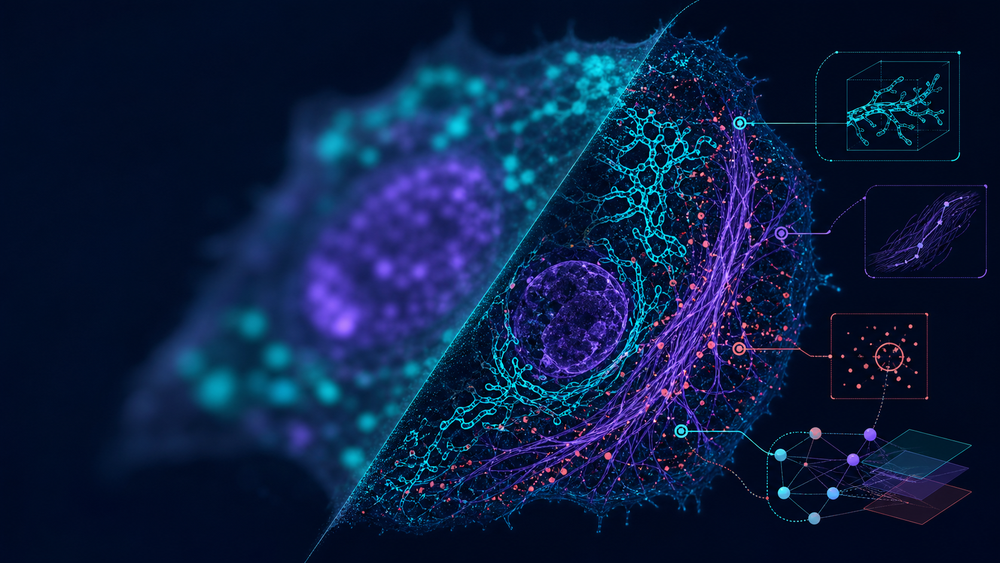
#> input picture MorphAgent_UI/MorphAgent/morphagent_ui/resources/morphagent_hero.png, 1000 x 563 px, shrunk from 1672 x 941 before the run
$ python -i extract.py   (imports and definitions only)
#> lines starting #> are read from the running program, lines starting #| are printed output that depends on the picture; after the words box and inside, x2 and y2 are one past the last pixel; in counts of white or black regions, pixels touching at a corner belong together
def extract(img, *segmentation_masks):
    # IMPORT ALL REQUIRED PACKAGES AT THE BEGINNING OF THE FUNCTION
    import numpy as np
    from scipy import ndimage
    from skimage.filters import threshold_otsu
    from skimage.measure import label, regionprops
    from skimage.morphology import binary_erosion, disk

    # Convert to appropriate array type
    arr = np.asarray(img, dtype=np.float32)

    # Handle dimensionality according to dataset format
    # Dataset: (512, 512, 3), Channel 0 = Actin, Channel 1 = Tubulin, Channel 2 = DAPI
    # We need Channel 0 (Actin) for this feature
    if arr.ndim == 3 and arr.shape[2] == 3:
        actin_img = arr[..., 0]
    elif arr.ndim == 2:
        # Fallback if single channel passed (unlikely based on desc, but safe)
        actin_img = arr
    else:
        return 0.0

    # Intensity normalization
    # Normalize to 0-1 range for consistent thresholding if needed, though ratios are scale-invariant
    vmax = np.percentile(actin_img, 99.5) if actin_img.size > 0 else 1.0
    if vmax > 0:
        actin_img = actin_img / vmax
    actin_img = np.clip(actin_img, 0.0, 1.0)

    # Handle segmentation masks
    # We need a labeled cell mask.
    labeled_mask = None

    # Check if valid segmentation masks are provided
    if len(segmentation_masks) > 0 and segmentation_masks[0] is not None:
        mask_candidate = segmentation_masks[0]
        # Ensure mask matches image spatial dimensions
        if mask_candidate.shape[:2] == actin_img.shape[:2]:
            # If mask is not integer labeled (e.g. binary), label it
            if mask_candidate.max() <= 1 and mask_candidate.dtype != bool:
                 # It might be a binary mask 0/1 or 0/255
                 labeled_mask = label(mask_candidate > 0)
            else:
                 # Assume it's already labeled
                 labeled_mask = mask_candidate.astype(int)

    # Fallback: Generate segmentation from Actin channel if no mask provided
    if labeled_mask is None:
        try:
            # Simple background separation
            thresh = threshold_otsu(actin_img)
            binary_mask = actin_img > thresh
            # Clean up noise
            binary_mask = ndimage.binary_opening(binary_mask, structure=np.ones((3,3)))
            binary_mask = ndimage.binary_fill_holes(binary_mask)
            labeled_mask = label(binary_mask)
        except Exception:
            # If thresholding fails (e.g. empty image), return 0
            return 0.0

    # Feature Calculation: Actin Cortical Ratio
    # Ratio = Mean Intensity of Cortex / Mean Intensity of Center

    # Parameters
    erosion_radius = 4  # Pixels to erode to define "center" vs "cortex"
    min_area = 50       # Minimum area to consider a valid cell
    epsilon = 1e-6      # Avoid division by zero

    ratios = []

    # Get properties for all regions
    regions = regionprops(labeled_mask, intensity_image=actin_img)

    for props in regions:
        if props.area < min_area:
            continue

        # Extract the crop for the current cell to speed up processing
        # props.image is the binary mask of the cell in the bounding box
        # props.intensity_image is the intensity image in the bounding box
        cell_mask_crop = props.image
        cell_intensity_crop = props.intensity_image

        # Define Center: Erode the cell mask
        # We use a disk structuring element for isotropic erosion
        selem = disk(erosion_radius)

        # If the cell is smaller than the structuring element, erosion might make it empty
        # We check dimensions to avoid errors in binary_erosion if image is smaller than selem
        if cell_mask_crop.shape[0] <= selem.shape[0] or cell_mask_crop.shape[1] <= selem.shape[1]:
            # Cell is too small/thin to have a distinct center -> treat as all cortex or skip
            # Biologically, very thin cells are mostly cortex-like structures
            continue

        center_mask = binary_erosion(cell_mask_crop, footprint=selem)

        # Define Cortex: Cell Mask - Center Mask
        cortex_mask = np.logical_and(cell_mask_crop, ~center_mask)

        # Check if we have valid pixels for both regions
        if np.sum(center_mask) == 0 or np.sum(cortex_mask) == 0:
            continue

        # Calculate Mean Intensities
        mean_center = np.mean(cell_intensity_crop[center_mask])
        mean_cortex = np.mean(cell_intensity_crop[cortex_mask])

        # Compute Ratio
        ratio = mean_cortex / (mean_center + epsilon)
        ratios.append(ratio)

    # Aggregate results
    if not ratios:
        return 0.0

    result = np.mean(ratios)

    return float(result)

>>> import cv2
>>> picture = cv2.imread('../../../../../../MorphAgent_UI/MorphAgent/morphagent_ui/resources/morphagent_hero.png', cv2.IMREAD_GRAYSCALE)
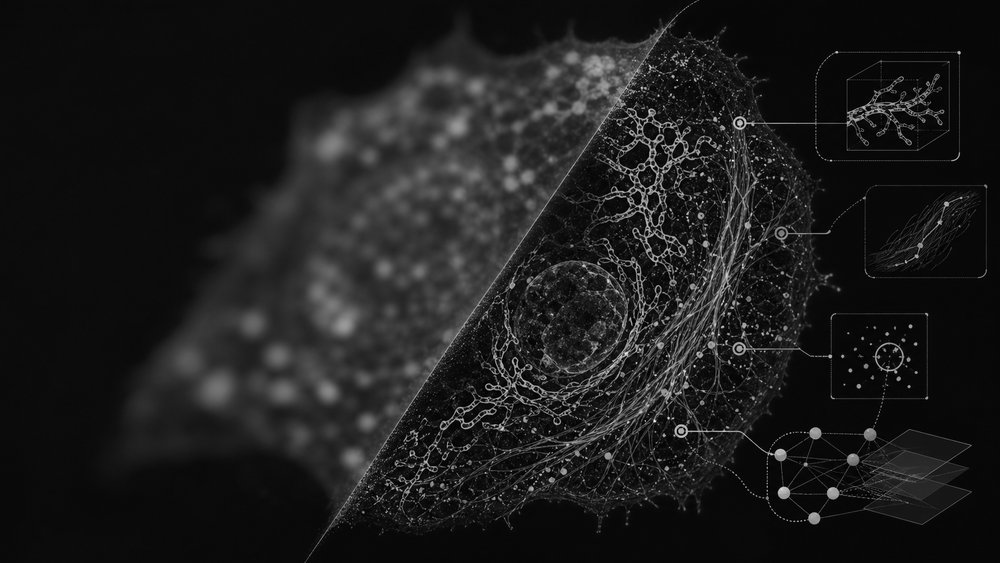
#> picture: shape (563, 1000); min 0, max 253, mean 28.4
>>> result = extract(picture)
#> in extract, `vmax = np.percentile(actin_img, 99.5) if actin_img.size > 0 else 1.0`: vmax = 155
#> in extract, `actin_img = np.clip(actin_img, 0.0, 1.0)`:
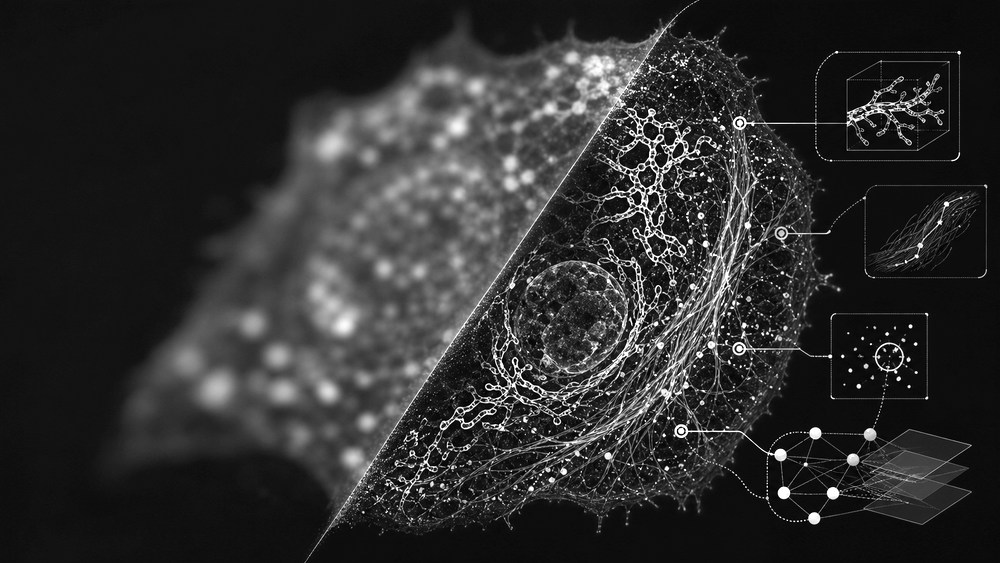
#> actin_img: shape (563, 1000) float32; min 0, max 1, mean 0.183
#> in extract, `thresh = threshold_otsu(actin_img)`: thresh = 0.283
#> in extract, `binary_mask = actin_img > thresh`:
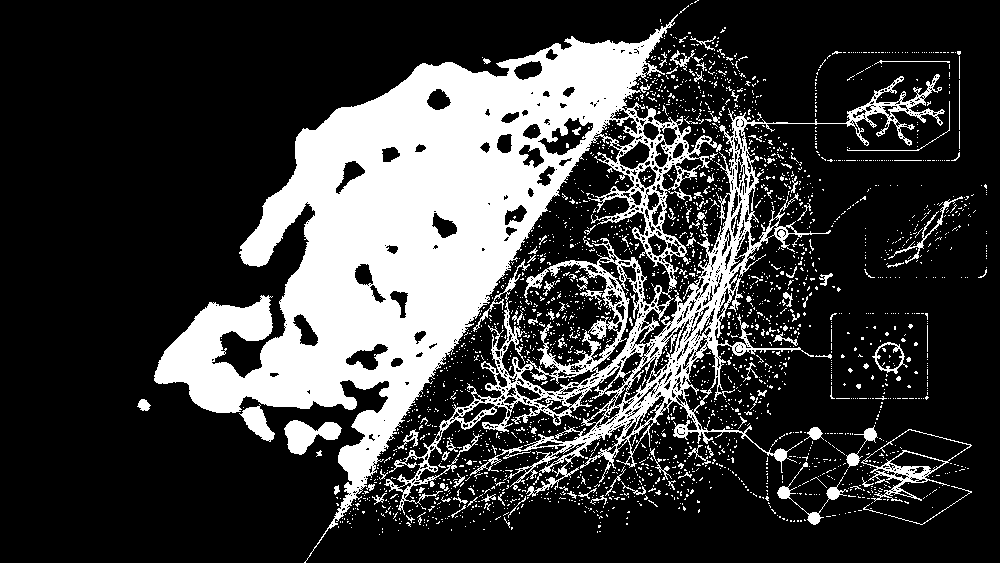
#> binary_mask: shape (563, 1000) bool; 23.6% white; 2572 white regions (2451 under 20 px), largest, box (x1, y1, x2, y2) and area: (154, 14, 945, 563) 115693, (861, 429, 972, 502) 1195, (284, 420, 342, 455) 1111
#> in extract, `binary_mask = ndimage.binary_opening(binary_mask, structure=np.ones((3..`: binary_mask: shape (563, 1000) bool; 18.2% white; 421 white regions (243 under 20 px), largest, box (x1, y1, x2, y2) and area: (154, 28, 666, 493) 84906, (647, 189, 739, 357) 2514, (285, 420, 341, 455) 1106
#> in extract, `binary_mask = ndimage.binary_fill_holes(binary_mask)`: binary_mask: shape (563, 1000) bool; 19.4% white; 419 white regions (242 under 20 px)
#> in extract, `labeled_mask = label(binary_mask)`:
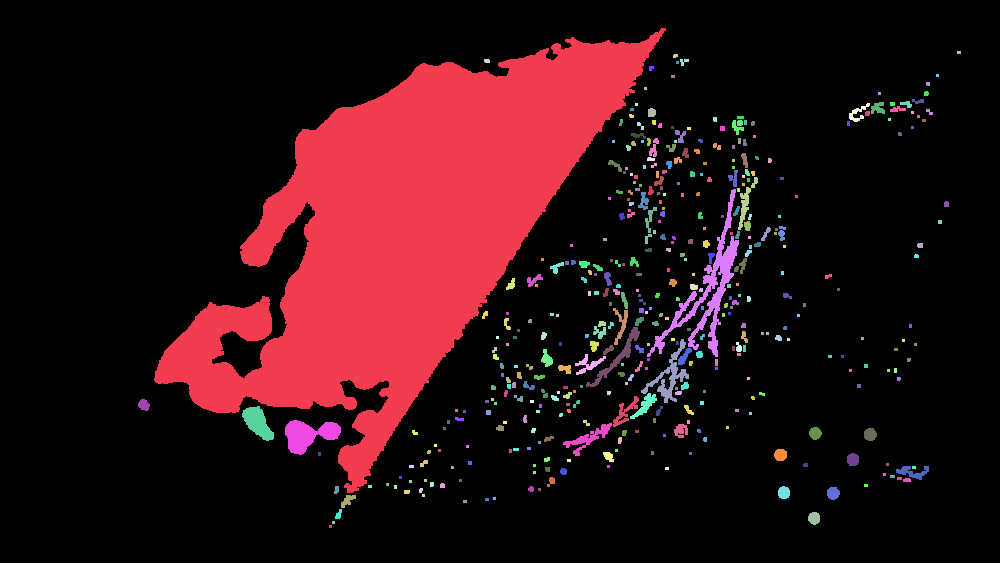
#> labeled_mask: shape (563, 1000) int32; 420 distinct labels, from 0 to 419; one colour per label, 0 black
#> in extract, `regions = regionprops(labeled_mask, intensity_image=actin_img)`: regions = 419 regions; largest, box (x1, y1, x2, y2) and area: (154, 28, 666, 493) 91250, (647, 189, 739, 357) 2583, (285, 420, 341, 455) 1106, (641, 339, 689, 403) 716, (242, 406, 274, 441) 625
#> the loop in extract, `for props in regions:` made 419 passes
#> (mean_center, mean_cortex, ratio) on pass 1: (0.424, 0.38, 0.897)
#> pass 1, in extract, `cell_intensity_crop = props.intensity_image`:
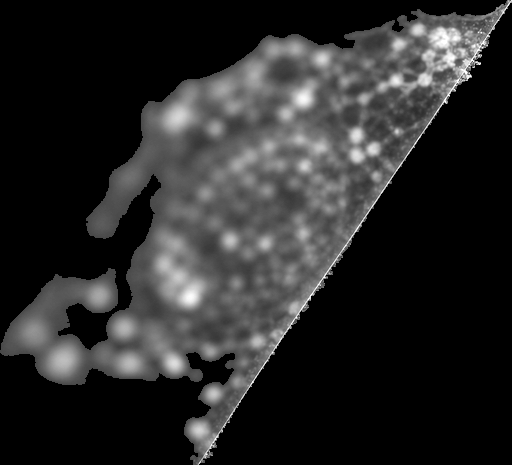
#> cell_intensity_crop: shape (465, 512) float32; min 0, max 1, mean 0.161
#> pass 1, in extract, `center_mask = binary_erosion(cell_mask_crop, footprint=selem)`:
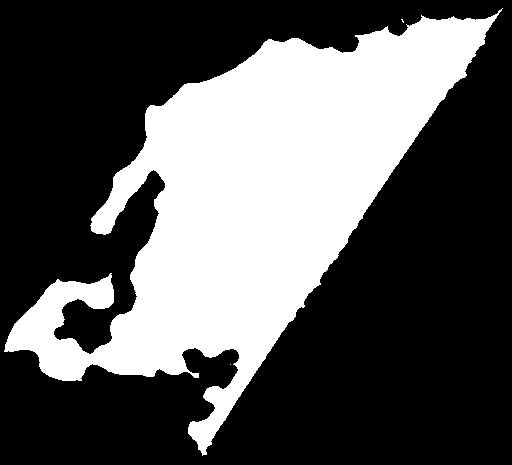
#> center_mask: shape (465, 512) bool; 34.5% white; 3 white regions (2 under 20 px), largest, box (x1, y1, x2, y2) and area: (4, 8, 503, 456) 82119
#> pass 1, in extract, `cortex_mask = np.logical_and(cell_mask_crop, ~center_mask)`:
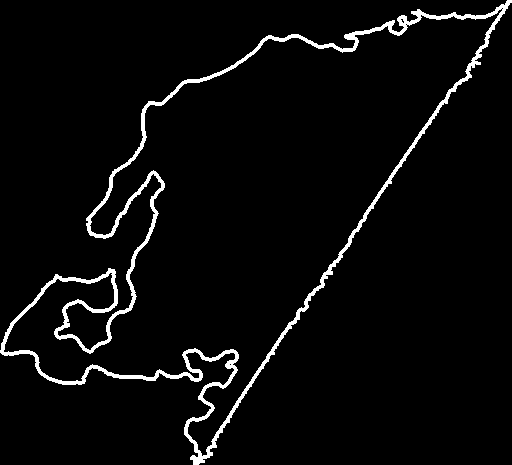
#> cortex_mask: shape (465, 512) bool; 3.8% white; 1 white region, box (x1, y1, x2, y2) and area: (0, 0, 512, 465) 9124
#> after the loop in extract, `for props in regions:`: ratios = [0.897, 1.34, 1.21, 0.832, 0.927, 1.17, 0.604, 0.967, 0.908, 0.76, 1.28, 0.799, 0.872, 0.896, 0.892, 0.884, 1.26, 0.922, 0.867, 0.89]
#> in extract, `result = np.mean(ratios)`: result = 0.959
#> result = 0.959
